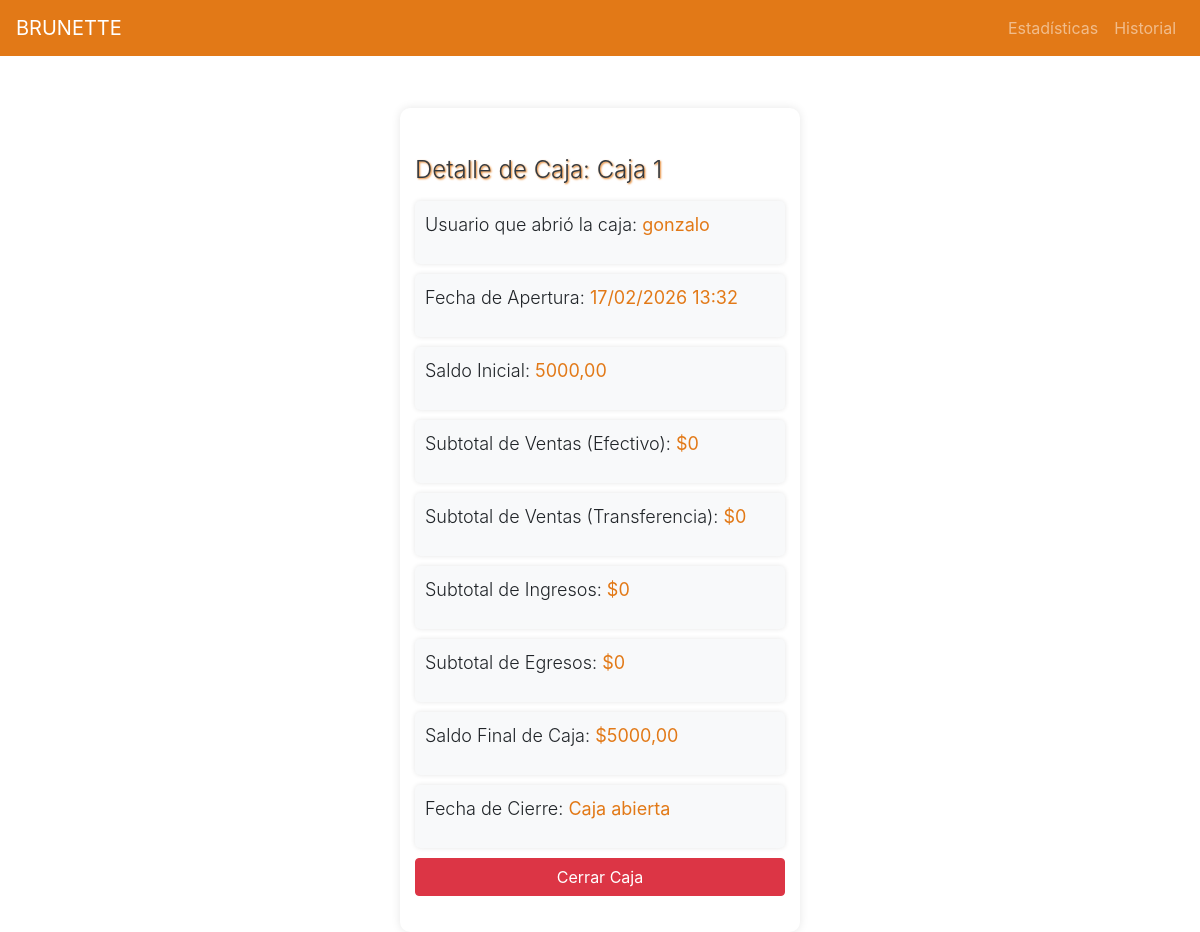
The page /caja/detalle/109/ (signed in) on the database its author committed.
### caja/models.py (models this page shows, shortened)
class Caja(models.Model):
    nombre = models.CharField(max_length=50, default="Caja 1")  # Caja única
    saldo_inicial = models.DecimalField(max_digits=10, decimal_places=2)
    saldo_final = models.DecimalField(max_digits=10, decimal_places=2, null=True, blank=True)
    abierta = models.BooleanField(default=False)
    fecha_apertura = models.DateTimeField(null=True, blank=True)
    fecha_cierre = models.DateTimeField(null=True, blank=True)
    usuario = models.ForeignKey(settings.AUTH_USER_MODEL, on_delete=models.CASCADE, null=True, blank=True)  # Relación con el usuario
    def obtener_ventas_facturadas(self):
        return self.venta_set.filter(estado_facturacion='facturado')

### usuarios/models.py (models this page shows, shortened)
class Usuario(AbstractUser):
    ROLES = (
        ('ADMIN', 'Administrador'),
        ('CAJERO', 'Cajero'),
        ('CLIENTE', 'Cliente'),
        ('COCINERO', 'Cocinero'),
    )
    rol = models.CharField(max_length=10, choices=ROLES, default='CLIENTE')
    is_active = models.BooleanField(default=True)  # Borrado lógico

### caja/views.py (the view)
# urls.py: path('detalle/<int:caja_id>/', views.detalle_caja, name='detalle_caja'),
@login_required
def detalle_caja(request, caja_id):
    caja = get_object_or_404(Caja, id=caja_id)
    ventas = caja.obtener_ventas_facturadas()
    transacciones = caja.ventas_transaction_set.all()  # Usar el related_name correcto
    subtotal_ventas_efectivo = transacciones.filter(transaction_type='Venta', payment_type='efectivo').aggregate(total=Sum('amount'))['total'] or 0
    subtotal_ventas_transferencia = transacciones.filter(transaction_type='Venta', payment_type='transferencia').aggregate(total=Sum('amount'))['total'] or 0
    subtotal_ingresos = transacciones.filter(transaction_type='ingreso').aggregate(total=Sum('amount'))['total'] or 0
    subtotal_egresos = transacciones.filter(transaction_type='egreso').aggregate(total=Sum('amount'))['total'] or 0
    saldo_final = caja.saldo_inicial + subtotal_ventas_efectivo + subtotal_ventas_transferencia + subtotal_ingresos - subtotal_egresos
    return render(request, 'caja/detalle_caja.html', {
        'caja': caja,
        'ventas': ventas,
        'transacciones': transacciones,
        'subtotal_ventas_efectivo': subtotal_ventas_efectivo,
        'subtotal_ventas_transferencia': subtotal_ventas_transferencia,
        'subtotal_ingresos': subtotal_ingresos,
        'subtotal_egresos': subtotal_egresos,
        'saldo_final': saldo_final,
    })

### caja/templates/caja/detalle_caja.html (shortened to what this page needs)
<!DOCTYPE html>
<html lang="es">
<head>
    {% load static %}
    <link rel="stylesheet" href="{% static 'styles.css' %}">
    <link rel="stylesheet" href="https://stackpath.bootstrapcdn.com/bootstrap/4.5.2/css/bootstrap.min.css">
</head>
<body>
    <nav class="navbar navbar-expand-lg navbar-dark fixed-top" style="background-color: #e27917;">
        <a class="navbar-brand" href="{% url 'usuarios:menu_principal' %}">BRUNETTE</a>
        <div class="collapse navbar-collapse">
            <ul class="navbar-nav ml-auto">
                <li class="nav-item">
                    <a class="nav-link" href="{% url 'ventas:estadisticas' %}">Estadísticas</a>
                </li>
                <li class="nav-item">
                    <a class="nav-link" href="{% url 'caja:lista_cajas_cerradas' %}">Historial</a>
                </li>
            </ul>
        </div>
    </nav>
    <div class="container mt-5 pt-5">
        <h1 class="display-4 mb-3 title">Detalle de Caja: {{ caja.nombre }}</h1>
        <div class="info-box">
            <p class="lead">Usuario que abrió la caja: <strong>{{ caja.usuario.username }}</strong></p>
        </div>
        <div class="info-box">
            <p class="lead">Fecha de Apertura: <strong>{{ caja.fecha_apertura|date:"d/m/Y H:i" }}</strong></p>
        </div>
        <div class="info-box">
            <p class="lead">Saldo Inicial: <strong>{{ caja.saldo_inicial }}</strong></p>
        </div>
        <div class="info-box">
            <p class="lead">Subtotal de Ventas (Efectivo): <strong>${{ subtotal_ventas_efectivo }}</strong></p>
        </div>
        <div class="info-box">
            <p class="lead">Subtotal de Ventas (Transferencia): <strong>${{ subtotal_ventas_transferencia }}</strong>
            </p>
        </div>
        <div class="info-box">
            <p class="lead">Subtotal de Ingresos: <strong>${{ subtotal_ingresos }}</strong></p>
        </div>
        <div class="info-box">
            <p class="lead">Subtotal de Egresos: <strong>${{ subtotal_egresos }}</strong></p>
        </div>
        <div class="info-box">
            <p class="lead">Saldo Final de Caja: <strong>${{ saldo_final }}</strong></p>
        </div>
        <div class="info-box">
            <p class="lead">Fecha de Cierre: {% if caja.fecha_cierre %}
                <strong>{{ caja.fecha_cierre|date:"d/m/Y H:i" }}</strong>
                {% else %}
                <strong>Caja abierta</strong>
                {% endif %}
            </p>
        </div>
        <div class="d-flex justify-content-center">
            {% if not caja.fecha_cierre %}
            <button class="btn btn-danger mb-3" data-toggle="modal" data-target="#confirmModal">Cerrar Caja</button>
            {% else %}
            <p class="text-muted">La caja ya ha sido cerrada.</p>
            {% endif %}
        </div>
    </div>
</body>
</html>

### caja/static/styles.css (style rules this page uses)
body { font-family: 'Arial', sans-serif; background-color: #f5f5f5; color: #212529; padding-top: 60px; }
h1 { font-weight: 300; color: #343a40; }
.lead { font-size: 1.25rem; font-weight: 300; }
.container { max-width: 600px; background: white; padding: 20px; border-radius: 10px; box-shadow: 0px 0px 10px rgba(0, 0, 0, 0.1); }
.btn { padding: 10px 20px; font-size: 1.1rem; border-radius: 5px; flex-grow: 1; }
.btn-danger { background-color: #dc3545; border: none; }

### caja/templates/caja/detalle_caja.html (style rules this page uses)
.info-box { background-color: #f8f9fa; padding: 10px; border-radius: 5px; box-shadow: 0 0 5px rgba(0, 0, 0, 0.1); margin-bottom: 10px; font-size: 18px; }
.info-box strong { color: #e27917; }
.title { color: #343a40; text-shadow: 1px 1px 2px #e27917; font-size: 24px; }
.lead { font-size: 18px; }
.navbar-brand { font-size: 20px; }
.container { max-width: 400px; }

### rows shown on the page
Caja: nombre "Caja 1", usuario.username "gonzalo", fecha_apertura "17/02/2026 13:32", saldo_inicial "5000,00"

### other values the page prints
{{ subtotal_ventas_efectivo }} "0"
{{ subtotal_ventas_transferencia }} "0"
{{ subtotal_ingresos }} "0"
{{ subtotal_egresos }} "0"
{{ saldo_final }} "5000,00"
